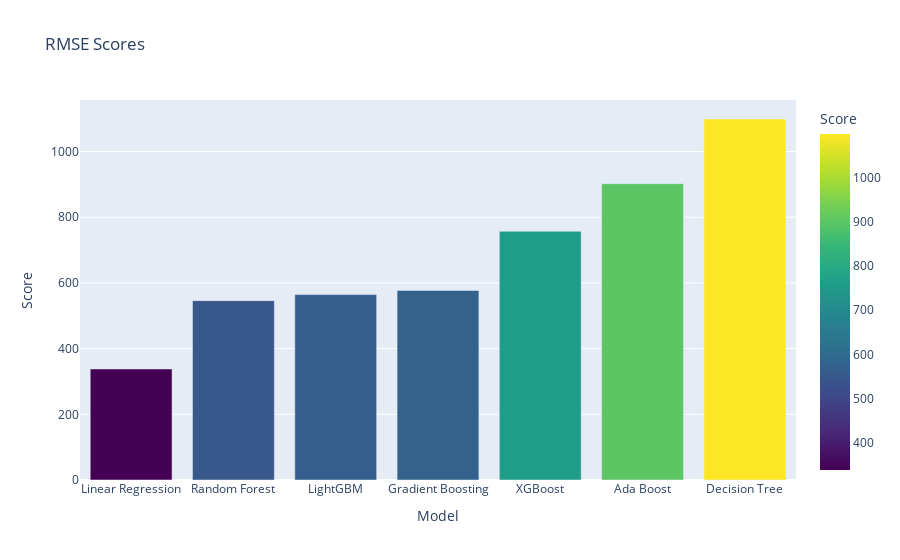
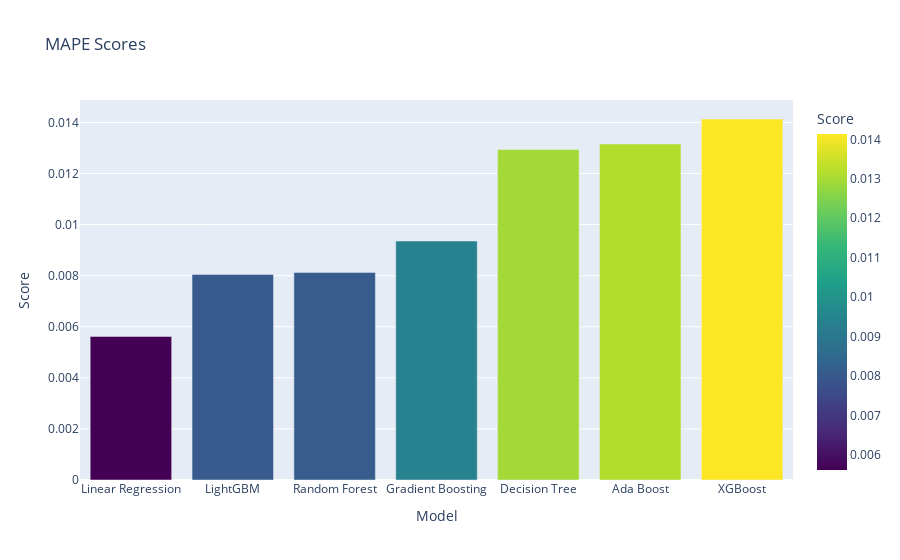

The notebook cell these images were saved under, in order:
### Code cell
rmse_scores_sorted = sorted(rmse_scores, key=lambda x: x[1])
mape_scores_sorted = sorted(mape_scores, key=lambda x: x[1])

rmse_df_sorted = pd.DataFrame(rmse_scores_sorted, columns=['Model', 'RMSE'])
mape_df_sorted = pd.DataFrame(mape_scores_sorted, columns=['Model', 'MAPE'])

fig_rmse_sorted = px.bar(rmse_df_sorted, x='Model', y='RMSE', title='RMSE Scores', labels={'RMSE': 'Score'},
                         color='RMSE', color_continuous_scale='Viridis')

fig_mape_sorted = px.bar(mape_df_sorted, x='Model', y='MAPE', title='MAPE Scores', labels={'MAPE': 'Score'},
                         color='MAPE', color_continuous_scale='Viridis')

fig_rmse_sorted.show()
fig_mape_sorted.show()

### Figure 1 — Plotly figure (JSON) as saved in the notebook; plotly's stock layout.template omitted (floating-point values rounded to 4 significant figures)
{"data": [{"alignmentgroup": "True", "hovertemplate": "Model=%{x}<br>Score=%{marker.color}<extra></extra>", "legendgroup": "", "marker": {"color": [338.1, 546.1, 564.5, 577.0, 757.1, 902.1, 1099.0], "coloraxis": "coloraxis", "pattern": {"shape": ""}}, "name": "", "offsetgroup": "", "orientation": "v", "showlegend": false, "textposition": "auto", "type": "bar", "x": ["Linear Regression", "Random Forest", "LightGBM", "Gradient Boosting", "XGBoost", "Ada Boost", "Decision Tree"], "xaxis": "x", "y": [338.1, 546.1, 564.5, 577.0, 757.1, 902.1, 1099.0], "yaxis": "y"}], "layout": {"barmode": "relative", "coloraxis": {"colorbar": {"title": {"text": "Score"}}, "colorscale": [[0, "#440154"], [0.1111, "#482878"], [0.2222, "#3e4989"], [0.3333, "#31688e"], [0.4444, "#26828e"], [0.5556, "#1f9e89"], [0.6667, "#35b779"], [0.7778, "#6ece58"], [0.8889, "#b5de2b"], [1, "#fde725"]]}, "legend": {"tracegroupgap": 0}, "title": {"text": "RMSE Scores"}, "xaxis": {"anchor": "y", "domain": [0, 1], "title": {"text": "Model"}}, "yaxis": {"anchor": "x", "domain": [0, 1], "title": {"text": "Score"}}}}

### Figure 2 — Plotly figure (JSON) as saved in the notebook; plotly's stock layout.template omitted (floating-point values rounded to 4 significant figures)
{"data": [{"alignmentgroup": "True", "hovertemplate": "Model=%{x}<br>Score=%{marker.color}<extra></extra>", "legendgroup": "", "marker": {"color": [0.00562, 0.008048, 0.008129, 0.009357, 0.01294, 0.01316, 0.01413], "coloraxis": "coloraxis", "pattern": {"shape": ""}}, "name": "", "offsetgroup": "", "orientation": "v", "showlegend": false, "textposition": "auto", "type": "bar", "x": ["Linear Regression", "LightGBM", "Random Forest", "Gradient Boosting", "Decision Tree", "Ada Boost", "XGBoost"], "xaxis": "x", "y": [0.00562, 0.008048, 0.008129, 0.009357, 0.01294, 0.01316, 0.01413], "yaxis": "y"}], "layout": {"barmode": "relative", "coloraxis": {"colorbar": {"title": {"text": "Score"}}, "colorscale": [[0, "#440154"], [0.1111, "#482878"], [0.2222, "#3e4989"], [0.3333, "#31688e"], [0.4444, "#26828e"], [0.5556, "#1f9e89"], [0.6667, "#35b779"], [0.7778, "#6ece58"], [0.8889, "#b5de2b"], [1, "#fde725"]]}, "legend": {"tracegroupgap": 0}, "title": {"text": "MAPE Scores"}, "xaxis": {"anchor": "y", "domain": [0, 1], "title": {"text": "Model"}}, "yaxis": {"anchor": "x", "domain": [0, 1], "title": {"text": "Score"}}}}
